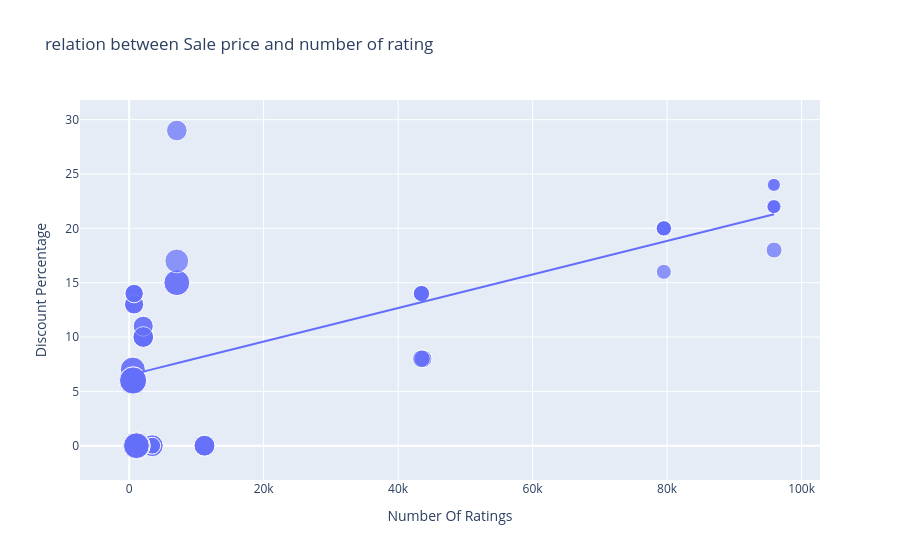

The notebook cell saved with this chart:
### Code cell
figure = px.scatter(data_frame = data , x = "Number Of Ratings", y = "Discount Percentage", size  = "Sale Price", trendline = "ols", title = "relation between Sale price and number of rating")
figure.show()

### Figure 1 — Plotly figure (JSON) as saved in the notebook; plotly's stock layout.template omitted (floating-point values rounded to 4 significant figures)
{"data": [{"hovertemplate": "Number Of Ratings=%{x}<br>Discount Percentage=%{y}<br>Sale Price=%{marker.size}<extra></extra>", "legendgroup": "", "marker": {"color": "#636efa", "size": [49900, 84900, 84900, 77000, 77000, 49900, 49900, 77000, 89900, 41999, 39999, 41999, 41999, 41999, 131900, 117100, 131900, 117100, 74999, 117900, 117100, 117900, 99900, 44999, 140900, 130900, 64900, 120900, 59900, 75900, 110900, 130900, 120900, 64900, 64900, 75900, 75900, 120900, 59900, 120900, 75900, 140900, 70900, 70900, 75900, 59900, 110900, 120900, 130900, 130900, 54999, 54999, 29999, 34999, 34999, 34999, 54999, 29999, 46999, 46999, 46999, 46999], "sizemode": "area", "sizeref": 352.2, "symbol": "circle"}, "mode": "markers", "name": "", "orientation": "v", "showlegend": false, "type": "scatter", "x": [3431, 3431, 3431, 11202, 11202, 3431, 3431, 11202, 1454, 79512, 79512, 79582, 79512, 79512, 1078, 1078, 1078, 1078, 7088, 7088, 1078, 7088, 7081, 95909, 542, 580, 740, 545, 740, 2101, 545, 580, 580, 730, 730, 2101, 2101, 580, 740, 580, 2092, 545, 2101, 2092, 2101, 740, 545, 580, 580, 580, 43707, 43707, 95807, 95909, 95807, 95909, 43470, 95909, 43470, 43470, 43470, 43470], "xaxis": "x", "y": [0, 0, 0, 0, 0, 0, 0, 0, 0, 20, 16, 20, 20, 20, 0, 0, 0, 0, 29, 15, 0, 15, 17, 18, 6, 6, 13, 6, 14, 10, 7, 6, 6, 13, 13, 10, 10, 6, 14, 6, 10, 6, 11, 11, 10, 14, 7, 6, 6, 6, 8, 8, 24, 22, 22, 22, 8, 24, 14, 14, 14, 14], "yaxis": "y"}, {"hovertemplate": "<b>OLS trendline</b><br>Discount Percentage = 0.000154292 * Number Of Ratings + 6.49233<br>R<sup>2</sup>=0.468988<br><br>Number Of Ratings=%{x}<br>Discount Percentage=%{y} <b>(trend)</b><extra></extra>", "legendgroup": "", "marker": {"color": "#636efa", "symbol": "circle"}, "mode": "lines", "name": "", "showlegend": false, "type": "scatter", "x": [542, 545, 545, 545, 545, 580, 580, 580, 580, 580, 580, 580, 580, 730, 730, 740, 740, 740, 740, 1078, 1078, 1078, 1078, 1078, 1454, 2092, 2092, 2101, 2101, 2101, 2101, 2101, 3431, 3431, 3431, 3431, 3431, 7081, 7088, 7088, 7088, 11202, 11202, 11202, 43470, 43470, 43470, 43470, 43470, 43707, 43707, 79512, 79512, 79512, 79512, 79582, 95807, 95807, 95909, 95909, 95909, 95909], "xaxis": "x", "y": [6.576, 6.576, 6.576, 6.576, 6.576, 6.582, 6.582, 6.582, 6.582, 6.582, 6.582, 6.582, 6.582, 6.605, 6.605, 6.607, 6.607, 6.607, 6.607, 6.659, 6.659, 6.659, 6.659, 6.659, 6.717, 6.815, 6.815, 6.816, 6.816, 6.816, 6.816, 6.816, 7.022, 7.022, 7.022, 7.022, 7.022, 7.585, 7.586, 7.586, 7.586, 8.221, 8.221, 8.221, 13.2, 13.2, 13.2, 13.2, 13.2, 13.24, 13.24, 18.76, 18.76, 18.76, 18.76, 18.77, 21.27, 21.27, 21.29, 21.29, 21.29, 21.29], "yaxis": "y"}], "layout": {"autosize": true, "legend": {"itemsizing": "constant", "tracegroupgap": 0}, "title": {"text": "relation between Sale price and number of rating"}, "xaxis": {"anchor": "y", "autorange": true, "domain": [0, 1], "range": [-6745.0, 102400.0], "title": {"text": "Number Of Ratings"}, "type": "linear"}, "yaxis": {"anchor": "x", "autorange": true, "domain": [0, 1], "range": [-5.213, 33.41], "title": {"text": "Discount Percentage"}, "type": "linear"}}}
